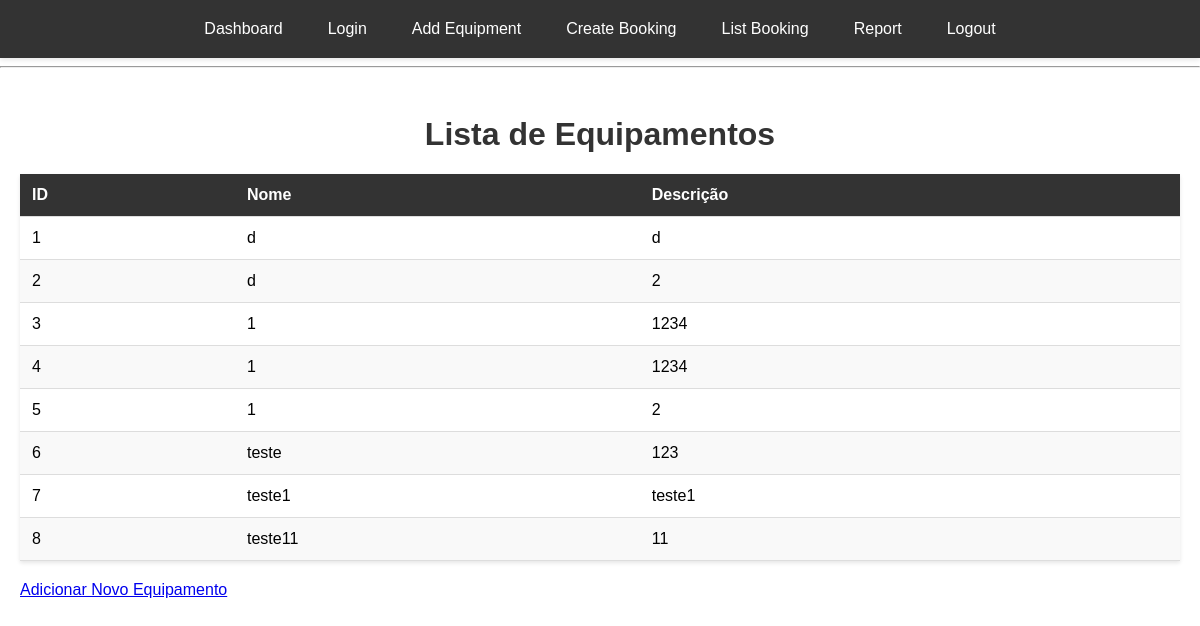
The page /equipment/list on the database its author committed.
### models/equipment.py (models this page shows, shortened)
class Equipment(db.Model):
    id = db.Column(db.Integer, primary_key=True)
    name = db.Column(db.String(100), nullable=False)
    description = db.Column(db.String(200))
    bookings = db.relationship('Booking', back_populates='equipment')

### controllers/equipment_controller.py (the view)
@equipment_controller.route('/list', methods=['GET'])
def list_equipments():
    equipments = Equipment.query.all()
    return render_template('equipments.html', equipments=equipments)

### app.py (called while the page is built)
@app.before_request
def create_tables():
    db.create_all()
    if not User.query.filter_by(username='admin').first():
        hashed_password = generate_password_hash('password123', method='pbkdf2:sha256') # type: ignore
        user = User(username='admin', password=hashed_password)
        db.session.add(user)
        db.session.commit()

### templates/equipments.html
{% extends 'base.html' %}
{% block content %}
<h1>Lista de Equipamentos</h1>
<table>
    <thead>
        <tr>
            <th>ID</th>
            <th>Nome</th>
            <th>Descrição</th>
        </tr>
    </thead>
    <tbody>
        {% if equipments %}
            {% for equipment in equipments %}
                <tr>
                    <td>{{ equipment.id }}</td>
                    <td>{{ equipment.name }}</td>
                    <td>{{ equipment.description }}</td>
                </tr>
            {% endfor %}
        {% else %}
            <tr>
                <td colspan="3">Nenhum equipamento encontrado.</td>
            </tr>
        {% endif %}
    </tbody>
</table>
<a href="{{ url_for('equipment_controller.add_equipment') }}">Adicionar Novo Equipamento</a>
{% endblock %}

### templates/base.html (shortened to what this page needs)
<!DOCTYPE html>
<html lang="en">
<head>
    <link rel="stylesheet" href="{{ url_for('static', filename='styles.css') }}">
</head>
<body>
    <header>
        <nav>            <ul>
                <li><a href="{{ url_for('user_controller.dashboard') }}">Dashboard</a></li>
                <li><a href="{{ url_for('user_controller.login') }}">Login</a></li>
                <li><a href="{{ url_for('equipment_controller.add_equipment') }}">Add Equipment</a></li>
                <li><a href="{{ url_for('booking_controller.create_booking') }}">Create Booking</a></li>
                <li><a href="{{ url_for('booking_controller.list_bookings') }}">List Booking</a></li>
                <li><a href="{{ url_for('booking_controller.report') }}">Report</a></li>
                <li><a href="{{ url_for('user_controller.logout') }}">Logout</a></li>
            </ul>
        </nav>
    </header>
    <hr>
    <main>
        {% block content %}{% endblock %}
    </main>
</body>
</html>

### static/styles.css (style rules this page uses)
body { font-family: Arial, sans-serif; margin: 0; padding: 0; }
header { background-color: #333; padding: 10px 0; position: sticky; top: 0; width: 100%; z-index: 1000; box-shadow: 0 2px 5px #0000001a; }
nav ul { list-style-type: none; margin: 0; padding: 0; display: flex; justify-content: center; gap: 15px; }
nav ul li { display: inline; }
nav ul li a { text-decoration: none; color: #fff; padding: 10px 15px; display: block; transition: background-color 0.3s; }
main { padding: 20px; }
h1 { text-align: center; color: #333; margin-top: 20px; }
table { width: 100%; border-collapse: collapse; margin: 20px 0; background: #fff; box-shadow: 0 2px 4px rgba(0,0,0,0.1); }
table th, table td { padding: 12px; text-align: left; border-bottom: 1px solid #ddd; }
table th { background: #333; color: #fff; }
table tr:nth-child(even) { background: #f9f9f9; }

### rows shown on the page
Equipment: id "1", name "d", description "d"
Equipment: id "2", name "d", description "2"
Equipment: id "3", name "1", description "1234"
Equipment: id "4", name "1", description "1234"
Equipment: id "5", name "1", description "2"
Equipment: id "6", name "teste", description "123"
Equipment: id "7", name "teste1", description "teste1"
Equipment: id "8", name "teste11", description "11"
